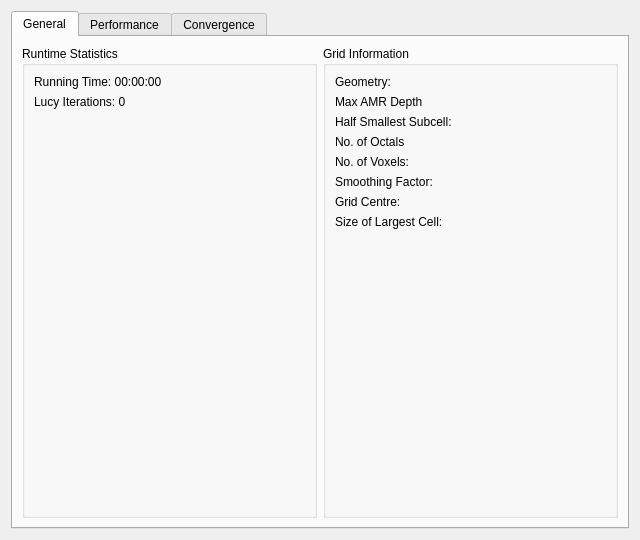
<?xml version="1.0" encoding="UTF-8"?>
<ui version="4.0">
 <class>PTorusMonitor</class>
 <widget class="QWidget" name="PTorusMonitor">
  <property name="geometry">
   <rect>
    <x>0</x>
    <y>0</y>
    <width>640</width>
    <height>540</height>
   </rect>
  </property>
  <property name="windowTitle">
   <string>Torus Monitor</string>
  </property>
  <layout class="QGridLayout" name="gridLayout">
   <item row="0" column="0">
    <widget class="QTabWidget" name="tabs_Main">
     <property name="currentIndex">
      <number>0</number>
     </property>
     <widget class="QWidget" name="tab_General">
      <attribute name="title">
       <string>General</string>
      </attribute>
      <layout class="QVBoxLayout" name="verticalLayout">
       <item>
        <layout class="QHBoxLayout" name="horizontalLayout">
         <item>
          <widget class="QGroupBox" name="grp_Stats">
           <property name="title">
            <string>Runtime Statistics</string>
           </property>
           <layout class="QVBoxLayout" name="verticalLayout_3">
            <item>
             <layout class="QFormLayout" name="formLayout">
              <property name="fieldGrowthPolicy">
               <enum>QFormLayout::ExpandingFieldsGrow</enum>
              </property>
              <property name="labelAlignment">
               <set>Qt::AlignLeading|Qt::AlignLeft|Qt::AlignVCenter</set>
              </property>
              <item row="0" column="0">
               <widget class="QLabel" name="lbl_RunningTime">
                <property name="text">
                 <string>Running Time: 00:00:00</string>
                </property>
                <property name="alignment">
                 <set>Qt::AlignLeading|Qt::AlignLeft|Qt::AlignTop</set>
                </property>
               </widget>
              </item>
              <item row="1" column="0">
               <widget class="QLabel" name="lbl_noIterations">
                <property name="text">
                 <string>Lucy Iterations: 0</string>
                </property>
               </widget>
              </item>
             </layout>
            </item>
           </layout>
          </widget>
         </item>
         <item>
          <widget class="QGroupBox" name="grid_GridData">
           <property name="title">
            <string>Grid Information</string>
           </property>
           <layout class="QVBoxLayout" name="verticalLayout_4">
            <item>
             <layout class="QFormLayout" name="formLayout_2">
              <property name="labelAlignment">
               <set>Qt::AlignLeading|Qt::AlignLeft|Qt::AlignVCenter</set>
              </property>
              <item row="0" column="0">
               <widget class="QLabel" name="lbl_geometryType">
                <property name="text">
                 <string>Geometry: </string>
                </property>
               </widget>
              </item>
              <item row="1" column="0">
               <widget class="QLabel" name="lbl_maxDepth">
                <property name="text">
                 <string>Max AMR Depth</string>
                </property>
               </widget>
              </item>
              <item row="2" column="0">
               <widget class="QLabel" name="lbl_halfSmallestSubcell">
                <property name="text">
                 <string>Half Smallest Subcell: </string>
                </property>
               </widget>
              </item>
              <item row="3" column="0">
               <widget class="QLabel" name="lbl_noOctals">
                <property name="text">
                 <string>No. of Octals</string>
                </property>
               </widget>
              </item>
              <item row="4" column="0">
               <widget class="QLabel" name="lbl_noVoxels">
                <property name="text">
                 <string>No. of Voxels: </string>
                </property>
               </widget>
              </item>
              <item row="5" column="0">
               <widget class="QLabel" name="lbl_smoothingFactor">
                <property name="text">
                 <string>Smoothing Factor: </string>
                </property>
               </widget>
              </item>
              <item row="6" column="0">
               <widget class="QLabel" name="lbl_gridCentre">
                <property name="text">
                 <string>Grid Centre: </string>
                </property>
               </widget>
              </item>
              <item row="7" column="0">
               <widget class="QLabel" name="lbl_sizeLargestCell">
                <property name="text">
                 <string>Size of Largest Cell: </string>
                </property>
               </widget>
              </item>
             </layout>
            </item>
           </layout>
          </widget>
         </item>
        </layout>
       </item>
      </layout>
     </widget>
     <widget class="QWidget" name="tab_Performance">
      <attribute name="title">
       <string>Performance</string>
      </attribute>
      <layout class="QVBoxLayout" name="verticalLayout_7">
       <item>
        <widget class="QTableWidget" name="tbl_eventTable">
         <property name="columnCount">
          <number>3</number>
         </property>
         <attribute name="horizontalHeaderCascadingSectionResizes">
          <bool>false</bool>
         </attribute>
         <attribute name="horizontalHeaderDefaultSectionSize">
          <number>190</number>
         </attribute>
         <attribute name="verticalHeaderVisible">
          <bool>false</bool>
         </attribute>
         <column>
          <property name="text">
           <string>Event</string>
          </property>
         </column>
         <column>
          <property name="text">
           <string>Event Description</string>
          </property>
         </column>
         <column>
          <property name="text">
           <string>Time</string>
          </property>
         </column>
        </widget>
       </item>
       <item>
        <widget class="QwtPlot" name="plt_TimeHist">
         <property name="maximumSize">
          <size>
           <width>16777215</width>
           <height>75</height>
          </size>
         </property>
        </widget>
       </item>
      </layout>
     </widget>
     <widget class="QWidget" name="tab_Convergence">
      <attribute name="title">
       <string>Convergence</string>
      </attribute>
      <layout class="QVBoxLayout" name="verticalLayout_2">
       <item>
        <widget class="QwtPlot" name="grp_convPlot"/>
       </item>
      </layout>
     </widget>
    </widget>
   </item>
  </layout>
 </widget>
 <customwidgets>
  <customwidget>
   <class>QwtPlot</class>
   <extends>QFrame</extends>
   <header>qwt_plot.h</header>
  </customwidget>
 </customwidgets>
 <resources/>
 <connections/>
</ui>
